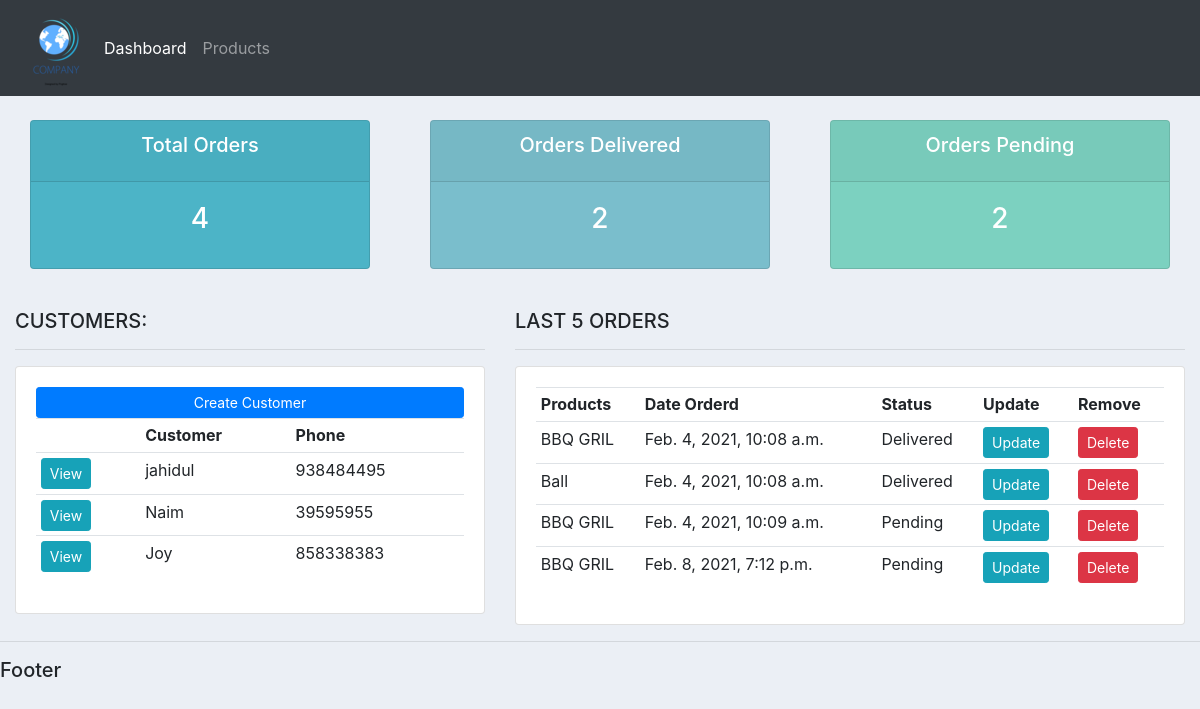
The app's page /, older data.
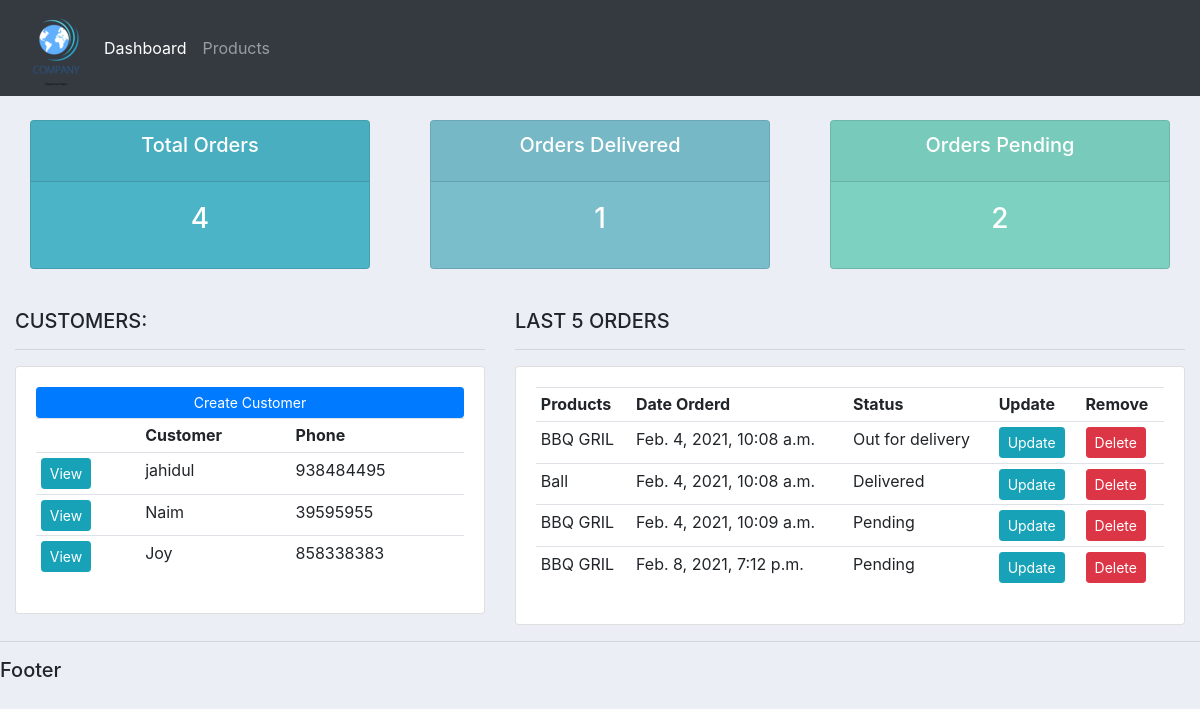
The same page, newer data.
### accounts/models.py (models this page shows, shortened)
class Order(models.Model):
    STATUS = (
            ('Pending','Pending'),
            ('Out for delivery', 'Out for delivery'),
            ('Delivered', 'Delivered'),
            )
    customer = models.ForeignKey(Customer, null=True, on_delete= models.SET_NULL)
    product = models.ForeignKey(Products, null=True, on_delete= models.SET_NULL)
    date_created = models.DateTimeField(auto_now_add=True, null=True)
    status = models.CharField(max_length=200, null=True, choices=STATUS)
    note = models.CharField(max_length=200, null=True)

class Products(models.Model):
    CATEGORY = (
              ('Indoor', 'Indoor'),
              ('Out Door', 'Out Door'),
              )
    name = models.CharField(max_length=200, null=True)
    price = models.FloatField(null=True)
    category = models.CharField(max_length=200, null=True, choices=CATEGORY)
    description = models.CharField(max_length=200, null=True, blank=True)
    date_created = models.DateTimeField(auto_now_add=True, null=True)
    tag = models.ManyToManyField(Tag)
    def __str__(self):
        return self.name

### accounts/views.py (the view)
# urls.py: path('', views.home, name="home"),
def home(request):
    orders = Order.objects.all()
    customers = Customer.objects.all()
    total_customer = customers.count()
    total_orders = orders.count()
    delivered = orders.filter(status='Delivered').count()
    pending = orders.filter(status='Pending').count()
    context = {'orders':orders, 'customers':customers,
    'total_orders': total_orders, 'delivered': delivered,
    'pending': pending}
    return render(request,'accounts/dashboard.html', context)

### accounts/templates/accounts/dashboard.html
{% extends 'accounts/main.html' %}
{% block content %}
{% include 'accounts/status.html' %}
<br>
<div class="row">
    <div class="col-md-5">
        <h5>CUSTOMERS:</h5>
        <hr>
        <div class="card card-body">
            <a class="btn btn-primary  btn-sm btn-block" href="">Create Customer</a>
            <table class="table table-sm">
                <tr>
                    <th></th>
                    <th>Customer</th>
                    <th>Phone</th>
                </tr>
                {% for customer in customers %}
                   <tr>
                       <td><a class="btn btn-sm btn-info" href="{% url 'customer' customer.id %}">View</a></td>
                       <td>{{customer.name}}</td>
                       <td>{{customer.phone}}</td>
                   </tr>
                {% endfor %}
            </table>
        </div>
    </div>
    <div class="col-md-7">
        <h5>LAST 5 ORDERS</h5>
        <hr>
        <div class="card card-body">
            <table class="table table-sm">
                <tr>
                    <th>Products</th>
                    <th>Date Orderd</th>
                    <th>Status</th>
                    <th>Update</th>
                    <th>Remove</th>
                </tr>
                {% for order in orders %}
                   <tr>
                       <td>{{order.product}}</td>
                       <td>{{order.date_created}}</td>
                       <td>{{order.status}}</td>
                       <td><a class="btn btn-sm btn-info" href="{% url 'update_order' order.id %}">Update</a></td>
                       <td><a class="btn btn-sm btn-danger"href="{% url 'delete_order' order.id %}">Delete</a></td>
                   </tr>
                {% endfor %}
            </table>
        </div>
    </div>
</div>
{% endblock %}

Row changes from the older to the newer data that the page shows:
changed Order: status "Delivered" → "Out for delivery"
Text that changed along with them:
{{ delivered }}: "2" → "1"
